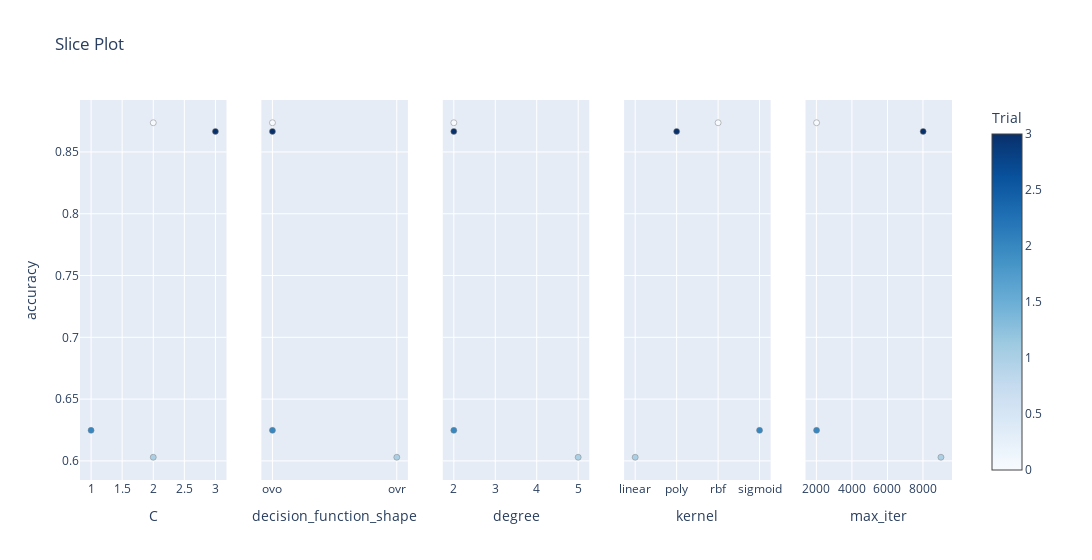

Source (notebook cell):
### Code cell
params = ["C",
          "kernel",
          "max_iter",
          'degree',
          'decision_function_shape'
          ]

optuna.visualization.plot_slice(study, params=params, target_name='accuracy')

### Figure 1 — Plotly figure (JSON) as saved in the notebook; plotly's stock layout.template omitted (floating-point values rounded to 4 significant figures)
{"data": [{"marker": {"color": [0, 1, 2, 3], "colorbar": {"title": {"text": "Trial"}, "x": 1, "xpad": 40}, "colorscale": [[0, "rgb(247,251,255)"], [0.125, "rgb(222,235,247)"], [0.25, "rgb(198,219,239)"], [0.375, "rgb(158,202,225)"], [0.5, "rgb(107,174,214)"], [0.625, "rgb(66,146,198)"], [0.75, "rgb(33,113,181)"], [0.875, "rgb(8,81,156)"], [1, "rgb(8,48,107)"]], "line": {"color": "Grey", "width": 0.5}, "showscale": true}, "mode": "markers", "name": "Feasible Trial", "showlegend": false, "type": "scatter", "x": [2, 2, 1, 3], "xaxis": "x", "y": [0.8736, 0.603, 0.6247, 0.8666], "yaxis": "y"}, {"marker": {"color": [0, 1, 2, 3], "colorbar": {"title": {"text": "Trial"}, "x": 1, "xpad": 40}, "colorscale": [[0, "rgb(247,251,255)"], [0.125, "rgb(222,235,247)"], [0.25, "rgb(198,219,239)"], [0.375, "rgb(158,202,225)"], [0.5, "rgb(107,174,214)"], [0.625, "rgb(66,146,198)"], [0.75, "rgb(33,113,181)"], [0.875, "rgb(8,81,156)"], [1, "rgb(8,48,107)"]], "line": {"color": "Grey", "width": 0.5}, "showscale": false}, "mode": "markers", "name": "Feasible Trial", "showlegend": false, "type": "scatter", "x": ["ovo", "ovr", "ovo", "ovo"], "xaxis": "x2", "y": [0.8736, 0.603, 0.6247, 0.8666], "yaxis": "y2"}, {"marker": {"color": [0, 1, 2, 3], "colorbar": {"title": {"text": "Trial"}, "x": 1, "xpad": 40}, "colorscale": [[0, "rgb(247,251,255)"], [0.125, "rgb(222,235,247)"], [0.25, "rgb(198,219,239)"], [0.375, "rgb(158,202,225)"], [0.5, "rgb(107,174,214)"], [0.625, "rgb(66,146,198)"], [0.75, "rgb(33,113,181)"], [0.875, "rgb(8,81,156)"], [1, "rgb(8,48,107)"]], "line": {"color": "Grey", "width": 0.5}, "showscale": false}, "mode": "markers", "name": "Feasible Trial", "showlegend": false, "type": "scatter", "x": [2, 5, 2, 2], "xaxis": "x3", "y": [0.8736, 0.603, 0.6247, 0.8666], "yaxis": "y3"}, {"marker": {"color": [0, 1, 2, 3], "colorbar": {"title": {"text": "Trial"}, "x": 1, "xpad": 40}, "colorscale": [[0, "rgb(247,251,255)"], [0.125, "rgb(222,235,247)"], [0.25, "rgb(198,219,239)"], [0.375, "rgb(158,202,225)"], [0.5, "rgb(107,174,214)"], [0.625, "rgb(66,146,198)"], [0.75, "rgb(33,113,181)"], [0.875, "rgb(8,81,156)"], [1, "rgb(8,48,107)"]], "line": {"color": "Grey", "width": 0.5}, "showscale": false}, "mode": "markers", "name": "Feasible Trial", "showlegend": false, "type": "scatter", "x": ["rbf", "linear", "sigmoid", "poly"], "xaxis": "x4", "y": [0.8736, 0.603, 0.6247, 0.8666], "yaxis": "y4"}, {"marker": {"color": [0, 1, 2, 3], "colorbar": {"title": {"text": "Trial"}, "x": 1, "xpad": 40}, "colorscale": [[0, "rgb(247,251,255)"], [0.125, "rgb(222,235,247)"], [0.25, "rgb(198,219,239)"], [0.375, "rgb(158,202,225)"], [0.5, "rgb(107,174,214)"], [0.625, "rgb(66,146,198)"], [0.75, "rgb(33,113,181)"], [0.875, "rgb(8,81,156)"], [1, "rgb(8,48,107)"]], "line": {"color": "Grey", "width": 0.5}, "showscale": false}, "mode": "markers", "name": "Feasible Trial", "showlegend": false, "type": "scatter", "x": [2010, 9010, 2010, 8010], "xaxis": "x5", "y": [0.8736, 0.603, 0.6247, 0.8666], "yaxis": "y5"}], "layout": {"title": {"text": "Slice Plot"}, "width": 1500, "xaxis": {"anchor": "y", "domain": [0, 0.168], "title": {"text": "C"}}, "xaxis2": {"anchor": "y2", "categoryarray": ["ovo", "ovr"], "categoryorder": "array", "domain": [0.208, 0.376], "title": {"text": "decision_function_shape"}, "type": "category"}, "xaxis3": {"anchor": "y3", "domain": [0.416, 0.584], "title": {"text": "degree"}}, "xaxis4": {"anchor": "y4", "categoryarray": ["linear", "poly", "rbf", "sigmoid"], "categoryorder": "array", "domain": [0.624, 0.792], "title": {"text": "kernel"}, "type": "category"}, "xaxis5": {"anchor": "y5", "domain": [0.832, 1], "title": {"text": "max_iter"}}, "yaxis": {"anchor": "x", "domain": [0, 1], "title": {"text": "accuracy"}}, "yaxis2": {"anchor": "x2", "domain": [0, 1], "matches": "y", "showticklabels": false}, "yaxis3": {"anchor": "x3", "domain": [0, 1], "matches": "y", "showticklabels": false}, "yaxis4": {"anchor": "x4", "domain": [0, 1], "matches": "y", "showticklabels": false}, "yaxis5": {"anchor": "x5", "domain": [0, 1], "matches": "y", "showticklabels": false}}}
